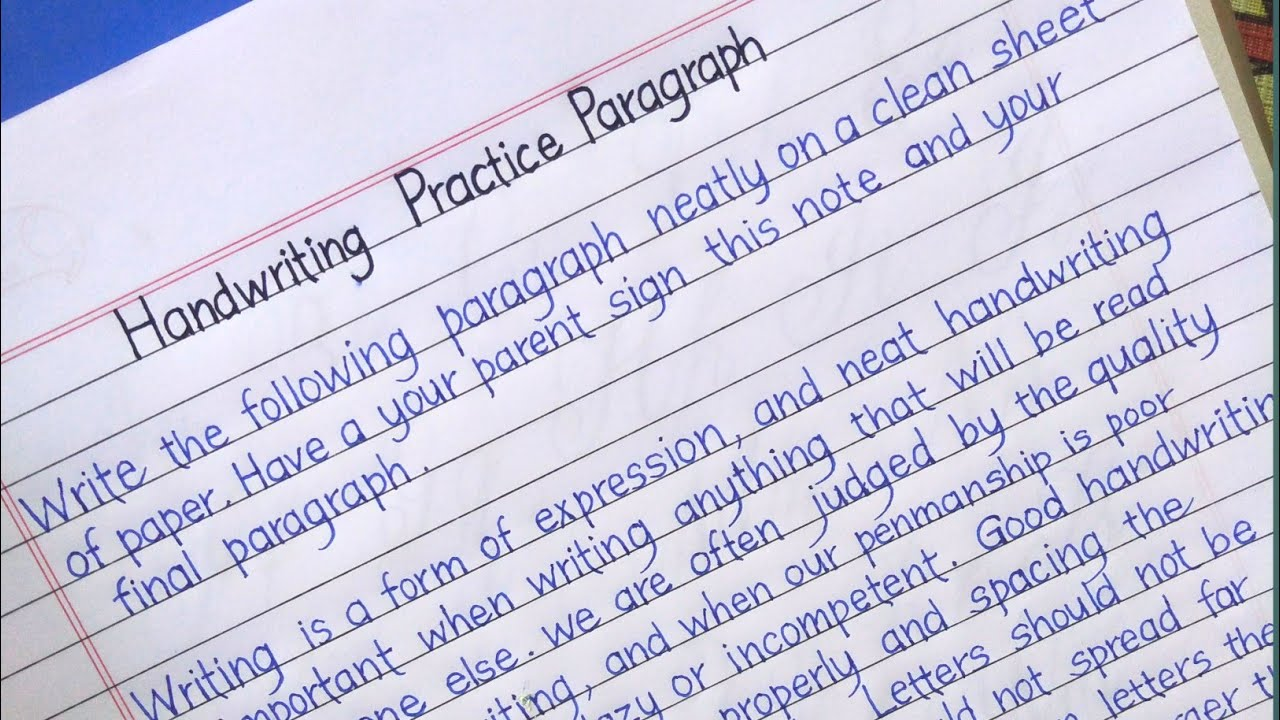
#> input picture images/htxt.jpg, 1280 x 720 px
$ python -i h_totxt.py   (imports and definitions only)
#> lines starting #> are read from the running program, lines starting #| are printed output that depends on the picture; after the words box and inside, x2 and y2 are one past the last pixel; in counts of white or black regions, pixels touching at a corner belong together
import cv2
import pytesseract
from PIL import Image, ImageEnhance, ImageFilter
import numpy as np
from tkinter import Tk, Button, filedialog, messagebox

def select_image():
    file_path = filedialog.askopenfilename(filetypes=[("Image files", "*.jpg;*.jpeg;*.png")])
    return file_path

def preprocess_image(image_path):
    # Load image using PIL
#> called with image_path = 'images/htxt.jpg'
    image = Image.open(image_path)
#> image is the input picture: PIL image 1280x720 RGB; mean R, G, B 205.3, 204.4, 224.6

    # Convert to grayscale
    gray = np.array(image.convert('L'))
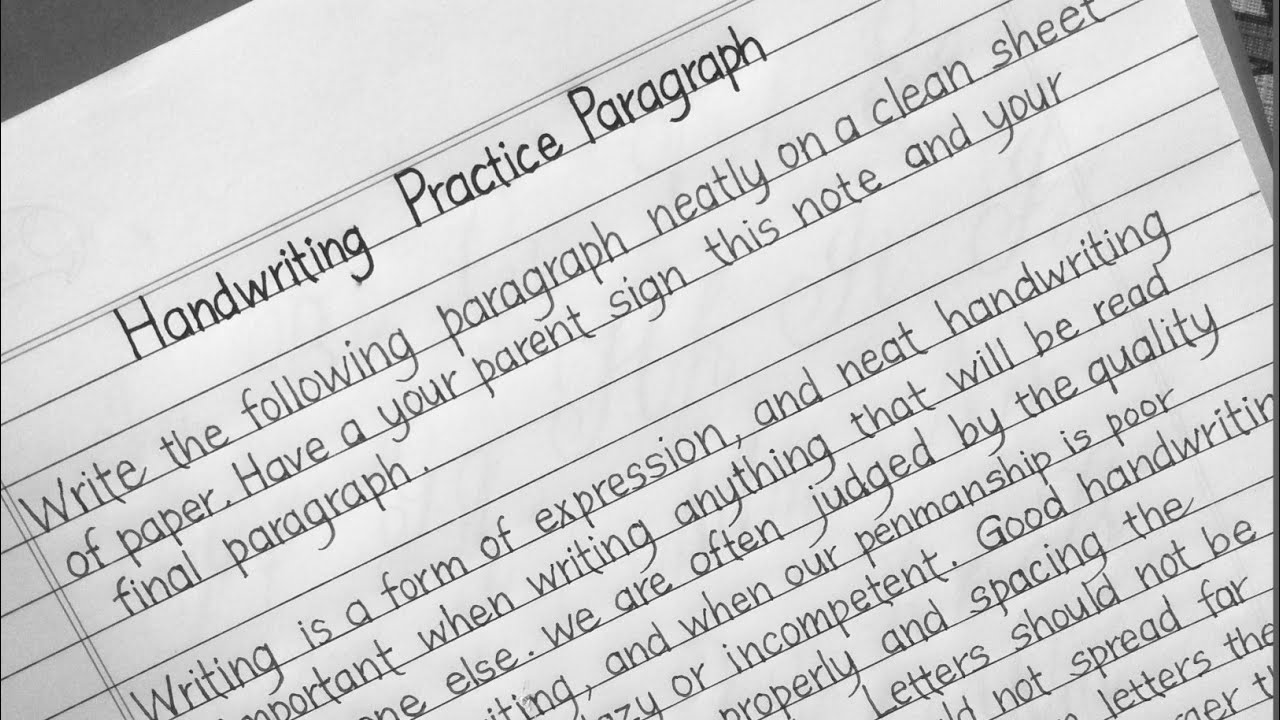
#> gray: shape (720, 1280); min 0, max 254, mean 207

    # Enhance the image quality
    enhancer = ImageEnhance.Contrast(image)
    enhanced_image = enhancer.enhance(2)
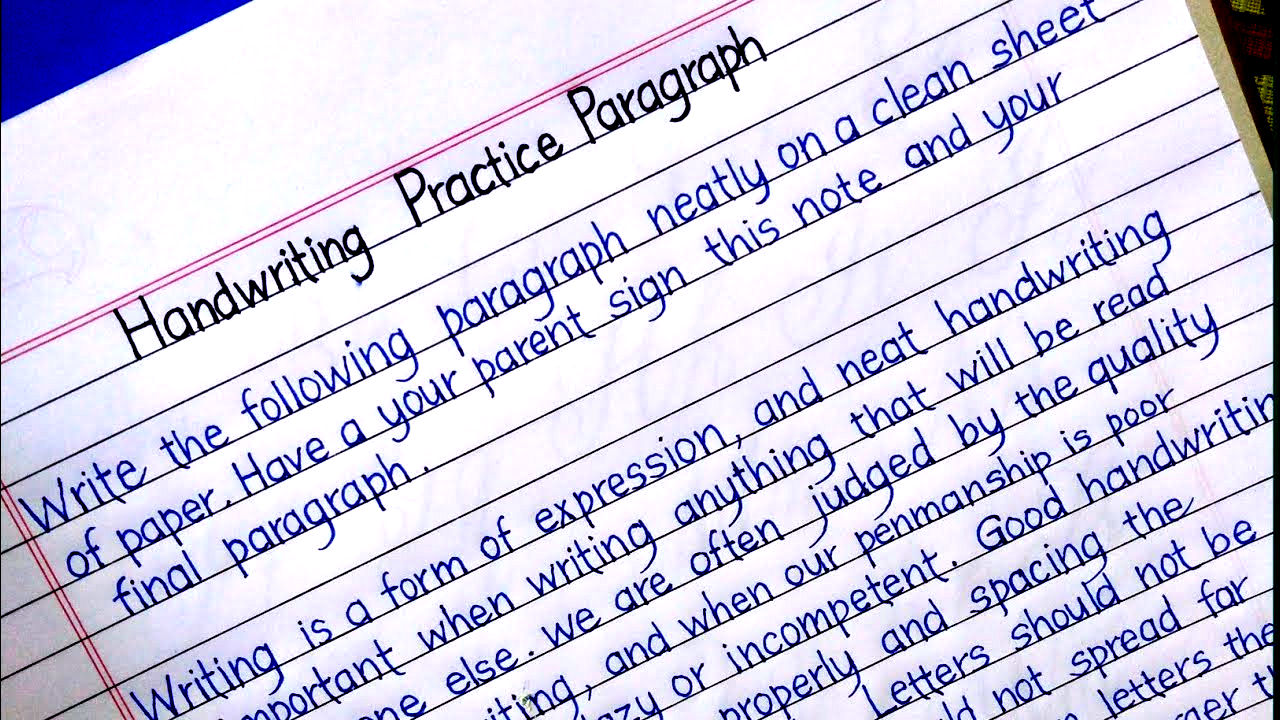
#> enhanced_image: PIL image 1280x720 RGB; mean R, G, B 207.7, 205.3, 227.9
    enhancer = ImageEnhance.Sharpness(enhanced_image)
    enhanced_image = enhancer.enhance(2)
    enhanced_image = np.array(enhanced_image.convert('L'))
#> enhanced_image: shape (720, 1280)

    # Apply Gaussian blur
    blurred_image = cv2.GaussianBlur(enhanced_image, (5, 5), 0)
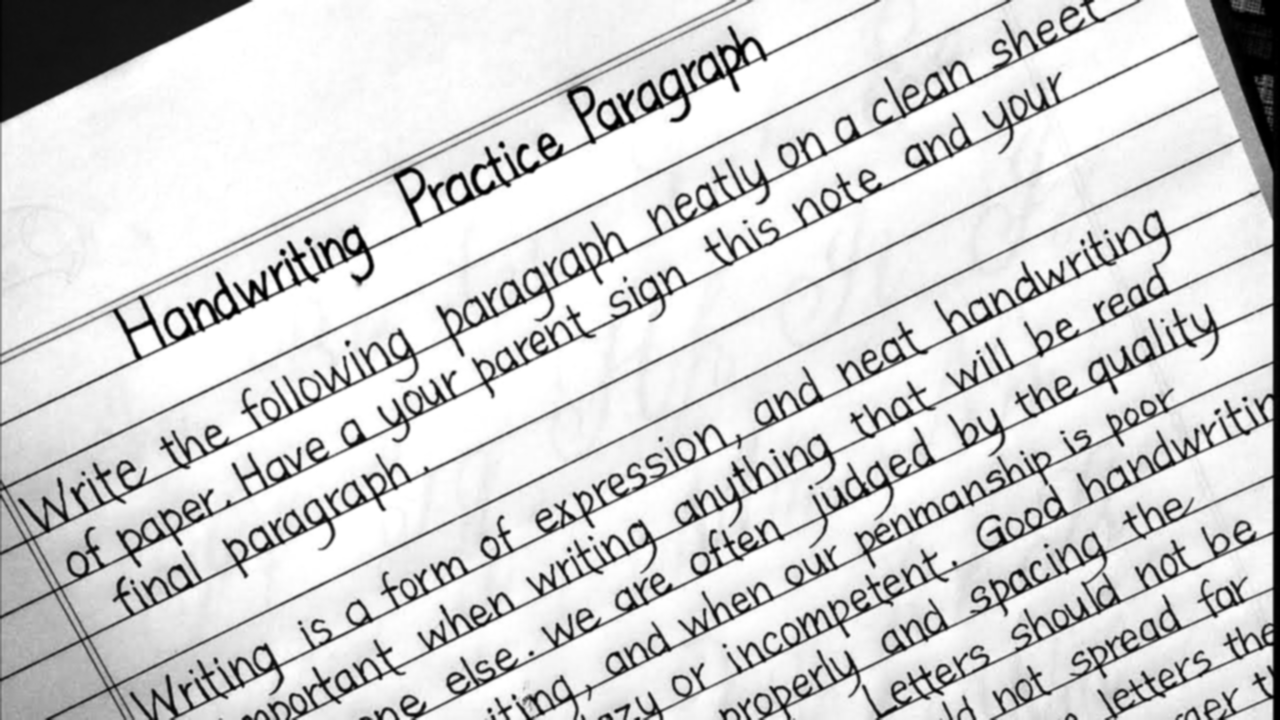
#> blurred_image: shape (720, 1280); min 0, max 255, mean 209.4

    # Apply thresholding
    _, binary_image = cv2.threshold(blurred_image, 0, 255, cv2.THRESH_BINARY + cv2.THRESH_OTSU)
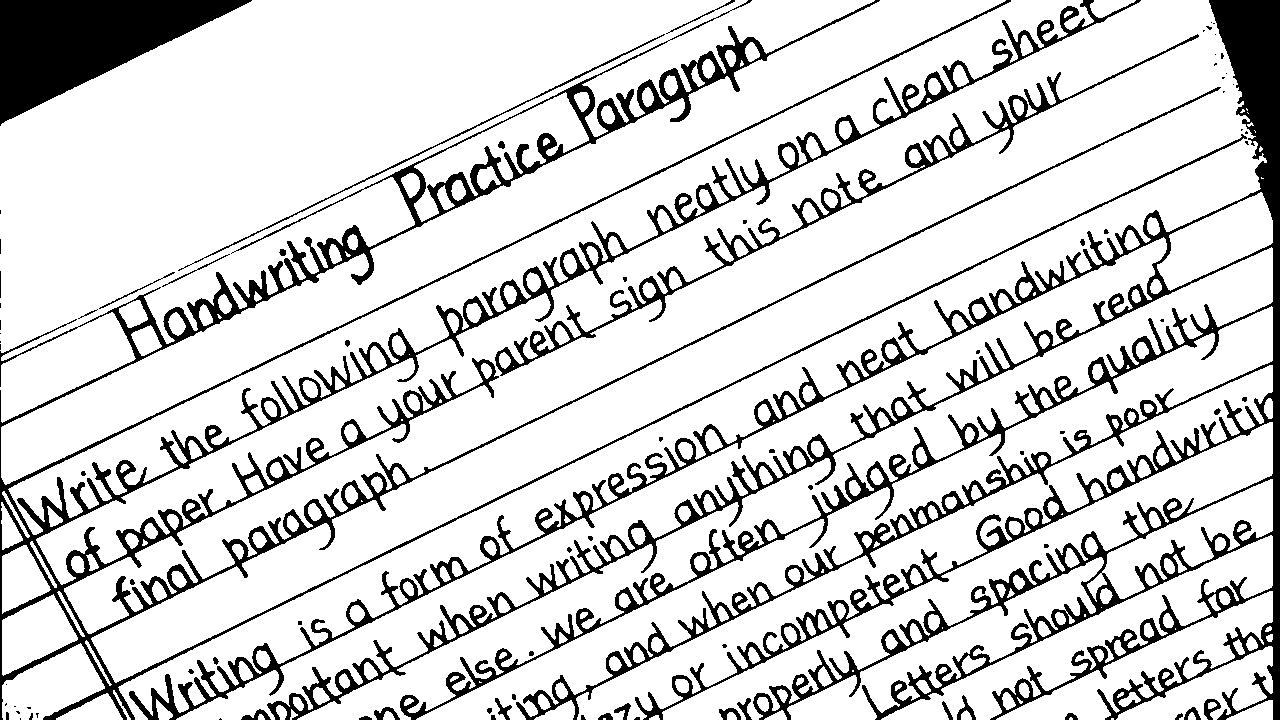
#> binary_image: shape (720, 1280); 82.8% white; 87 black regions (45 under 20 px), largest, box (x1, y1, x2, y2) and area: (129, 0, 1280, 720) 79325, (0, 0, 1247, 720) 52112, (0, 0, 252, 126) 15777

    return binary_image

def extract_text_from_image(image_path):
    preprocessed_image = preprocess_image(image_path)
    custom_config = r'--oem 3 --psm 6'
    text = pytesseract.image_to_string(preprocessed_image, config=custom_config)
    return text

def save_text_to_txt(text, output_path):
    try:
        with open(output_path, 'w', encoding='utf-8') as f:
            f.write(text)
    except Exception as e:
        messagebox.showerror("Error", f"Failed to save text to file: {e}")

def process_image():
    file_path = select_image()
    if not file_path:
        return
    text = extract_text_from_image(file_path)
    if text:
        output_path = "./output_text.txt"
        save_text_to_txt(text, output_path)
        messagebox.showinfo("Success", f"Text extracted from image and saved to {output_path}")

def main():
    root = Tk()
    root.title("Handwriting to Text")

    select_image_button = Button(root, text="Select Image", command=process_image)
    select_image_button.pack(pady=20)

    root.mainloop()

# [2 lines not run here, left out]

>>> result = preprocess_image('images/htxt.jpg')
